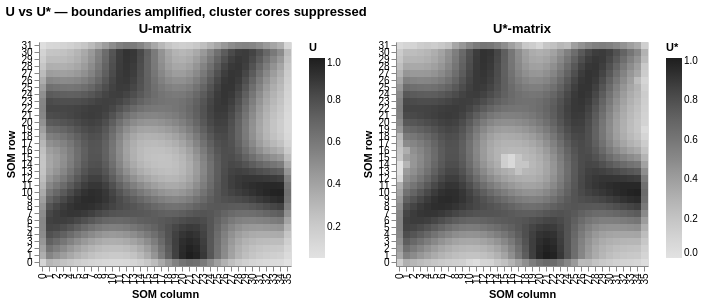

Source (notebook cell):
### Markdown cell above
## 3  U\*-matrix

```
ScaleFactor(n) = (P_max - P(n)) / (P_max - P_ref)
U*(n)          = U(n) × clip(ScaleFactor(n), max=3)
```

Dense nodes → ScaleFactor < 1 → U\* suppressed (cluster cores look flatter).  
Sparse nodes → ScaleFactor > 1 → U\* amplified (boundaries stand out more).

### Code cell
ustar = compute_ustar(u, p_hit, scalemax=3.0)
print(f"U*-matrix range : [{ustar.min():.4f}, {ustar.max():.4f}]")

alt.hconcat(
    plot_grid_heatmap(u, "U-matrix", scheme="greys", value_name="U"),
    plot_grid_heatmap(ustar, "U*-matrix", scheme="greys", value_name="U*"),
).properties(title="U vs U* — boundaries amplified, cluster cores suppressed"
).resolve_scale(color="independent")

### Figure 1 — Vega-Lite specification as saved in the notebook (floating-point values rounded to 4 significant figures; data arrays with more than 128 entries replaced by an {"elided": "..."} marker saying what was removed)
{"config": {"view": {"continuousWidth": 300, "continuousHeight": 300}}, "hconcat": [{"data": {"name": "data-b934f6f40307d1374f27944cbf45b1e8"}, "mark": {"type": "rect"}, "encoding": {"color": {"field": "U", "legend": {"title": "U"}, "scale": {"scheme": "greys"}, "type": "quantitative"}, "tooltip": [{"field": "col", "type": "quantitative"}, {"field": "row", "type": "quantitative"}, {"field": "U", "format": ".4f", "type": "quantitative"}], "x": {"field": "col", "sort": null, "title": "SOM column", "type": "ordinal"}, "y": {"field": "row", "sort": "descending", "title": "SOM row", "type": "ordinal"}}, "height": {"step": 7.0}, "title": "U-matrix", "width": {"step": 7.0}}, {"data": {"name": "data-9d2c6236ab20c10f6dd8dc7557d8aa64"}, "mark": {"type": "rect"}, "encoding": {"color": {"field": "U*", "legend": {"title": "U*"}, "scale": {"scheme": "greys"}, "type": "quantitative"}, "tooltip": [{"field": "col", "type": "quantitative"}, {"field": "row", "type": "quantitative"}, {"field": "U*", "format": ".4f", "type": "quantitative"}], "x": {"field": "col", "sort": null, "title": "SOM column", "type": "ordinal"}, "y": {"field": "row", "sort": "descending", "title": "SOM row", "type": "ordinal"}}, "height": {"step": 7.0}, "title": "U*-matrix", "width": {"step": 7.0}}], "resolve": {"scale": {"color": "independent"}}, "title": "U vs U* — boundaries amplified, cluster cores suppressed", "$schema": "https://vega.github.io/schema/vega-lite/v6.4.1.json", "datasets": {"data-b934f6f40307d1374f27944cbf45b1e8": {"elided": "1152 records"}, "data-9d2c6236ab20c10f6dd8dc7557d8aa64": {"elided": "1152 records"}}}
